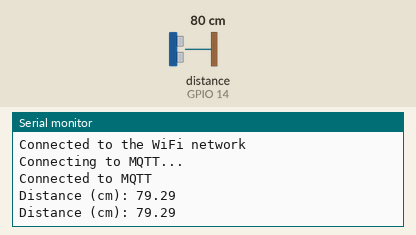
Recording of a sketch running on a simulated ESP8266 (NodeMCU). Shown: the last lines printed to the serial monitor. Wiring (inferred from the names in the program): ultrasonic range finder: trigger GPIO 12; echo GPIO 14. The test bench sets the inputs (shaded band); at power-on: distance to the obstacle (sensor on GPIO 14) 80 cm. The echo pulse lasts 58.3 µs per cm; WiFi joins after 1.5 s; servers stay silent unless stated; no MQTT or app messages arrive unless stated.

Above: at 2.7 s.
2.8 s: distance to the obstacle (sensor on GPIO 14) set to 2 cm
At 3.5 s:
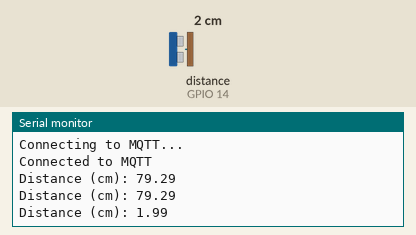
4.3 s: distance to the obstacle (sensor on GPIO 14) set to 4 cm
At 5.2 s:
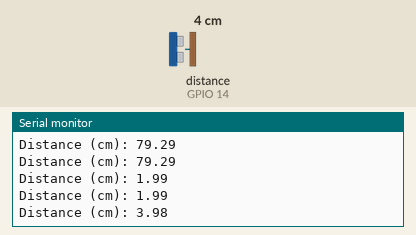
Timing chart, 0 to 7.3 s (numbered marks = the images above; inputs shaded):
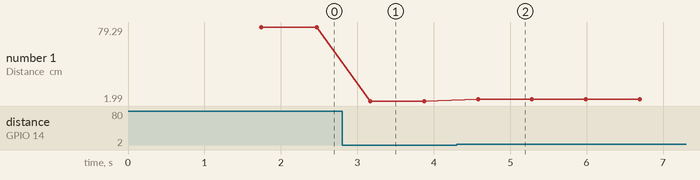

The sketch:

Ultraschall_MQTT.ino
```cpp
#include <ESP8266WiFi.h>       // Für WLAN-Funktionalität
#include <PubSubClient.h>      // Für MQTT-Kommunikation

// Pins für Ultraschallsensor (z. B. HC-SR04)
const int trigPin = 12;        // Trigger-Pin zum Auslösen des Signals
const int echoPin = 14;        // Echo-Pin zum Empfang des Signals

// Konstanten für Distanzmessung
#define SOUND_VELOCITY 0.034   // Geschwindigkeit des Schalls in cm/µs
#define TRIGGER_TIME 10        // Triggerdauer in Mikrosekunden
#define TIMEOUT 30000          // Timeout für Messung in Mikrosekunden
#define NUM_READINGS 5         // Anzahl der Messungen für Mittelwert

// Feste RFID-ID für die Mülltonne
const char* rfidId = "d383ab1b";

// WLAN-Zugangsdaten
const char* ssid = "WI-HA-LAB-204";
const char* password = "Smart99!?";

// MQTT-Server-Konfiguration
const char* mqttServer = "82.165.252.242";
const int mqttPort = 1811;
const char* mqttClientID = "Esp_Grp_01";
const char* mqttuser = "mqtt";
const char* mqttpw = "mqtt11";

// MQTT-Client-Instanz
WiFiClient espClient;
PubSubClient client(espClient);

// Globale Variablen für Messung
long duration;         // gemessene Zeitdauer in µs
float distanceCm;      // berechnete Distanz in cm

void setup() {
  Serial.begin(9600);                        // Serielle Verbindung für Debugging
  pinMode(trigPin, OUTPUT);                 // Trigger-Pin als Ausgang
  pinMode(echoPin, INPUT);                  // Echo-Pin als Eingang

  // Verbindung mit WLAN herstellen
  WiFi.begin(ssid, password);
  while (WiFi.status() != WL_CONNECTED) {
    delay(500);
    Serial.println("Connecting to WiFi..");
  }
  Serial.println("Connected to the WiFi network");

  // Verbindung mit MQTT-Broker herstellen
  client.setServer(mqttServer, mqttPort);
  while (!client.connected()) {
    Serial.println("Connecting to MQTT...");
    if (client.connect(mqttClientID, mqttuser, mqttpw)) {
      Serial.println("Connected to MQTT");
    } else {
      Serial.print("Failed with state ");
      Serial.println(client.state());
      delay(2000);
    }
  }
  client.disconnect(); // Erstmal wieder trennen
}

void loop() {
  char payload[150];            // String für die MQTT-Nachricht
  float totalDuration = 0;      // Summe für Durchschnittsbildung

  // Mehrfachmessung zur Glättung
  for (int i = 0; i < NUM_READINGS; i++) {
    digitalWrite(trigPin, LOW);
    delayMicroseconds(2);
    digitalWrite(trigPin, HIGH);
    delayMicroseconds(TRIGGER_TIME);
    digitalWrite(trigPin, LOW);

    long reading = pulseIn(echoPin, HIGH, TIMEOUT); // Zeit messen

    if (reading > 0) {
      totalDuration += reading;
    }
    delay(30); // kurze Pause zwischen den Messungen
  }

  // Durchschnitt berechnen
  duration = totalDuration / NUM_READINGS;

  // Ergebnis auswerten
  if (duration == 0) {
    Serial.println("Out of range");
    snprintf(payload, sizeof(payload), "{\"muelleimer_id\": \"%s\", \"status\": \"nicht messbar\"}", rfidId);
  } else {
    // Entfernung berechnen: (Zeit * Schallgeschwindigkeit) / 2 (Hin- und Rückweg)
    distanceCm = (duration * SOUND_VELOCITY) / 2;
    Serial.print("Distance (cm): ");
    Serial.println(distanceCm);

    // Status je nach Entfernung bestimmen
    const char* status = "unbekannt";
    if (distanceCm <= 7.0) {
      status = "voll";
    } else if (distanceCm <= 10.0) {
      status = "halbvoll";
    } else {
      status = "leer";
    }

    // JSON Payload mit Status, Distanz und fester RFID
    snprintf(payload, sizeof(payload),
             "{\"muelleimer_id\": \"%s\",\"status\": \"%s\", \"distanz\": %.2f}", rfidId,
             status, distanceCm);
  }

  // MQTT-Nachricht senden
  if (client.connect("ESP8266Client_GG", mqttuser, mqttpw)) {
    client.publish("Muelleimer.Fuellstand", payload); // Senden an Topic
    client.disconnect();
  } else {
    Serial.println("Konnte keine MQTT-Verbindung herstellen!");
  }

  delay(500);  // Wartezeit bis zur nächsten Messung
  client.loop(); // MQTT-Verarbeitung
}
```

Measured:
- after the input at 2.8 s, the serial monitor: prints a new line after 0.37 s (image 1)
- after the input at 4.3 s, the serial monitor: prints a new line after 0.28 s (image 2)
- plotted number 1: 79.29 → 1.99 after the input at 2.8 s, 1.99 → 3.98 after the input at 4.3 s
